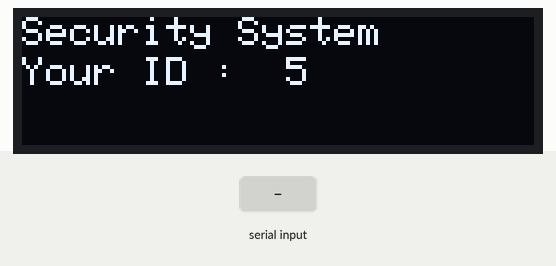
Recording of a sketch running on a simulated Arduino Uno, built with avr-gcc and run on an emulated ATmega328P. Shown: 128×32 one-colour display. Inputs (shaded band) come from the test bench. The modem accepts every AT command (registered, SIM ready, sends succeed) and sends nothing else; what the sketch prints to the serial monitor is not drawn.

Above: at 14.0 s.
14.1 s: "bt_check" received over the second serial link
At 15.0 s:
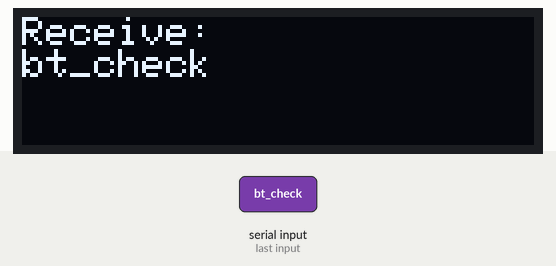
15.8 s: "login" received over the second serial link
At 16.7 s:
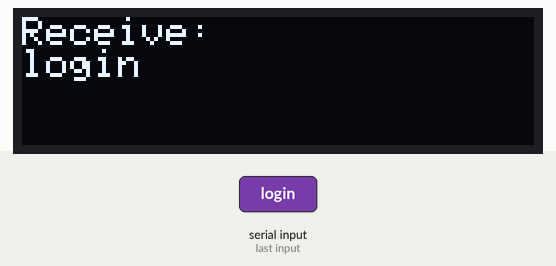
17.3 s: "receive" received over the second serial link
At 18.4 s:
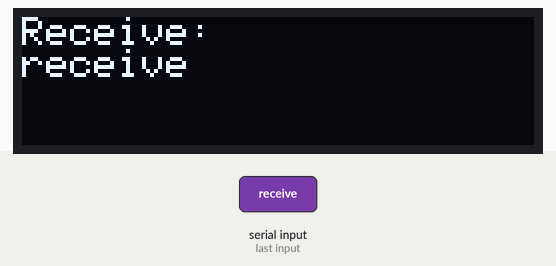
18.8 s: "1" received over the second serial link
At 20.0 s:
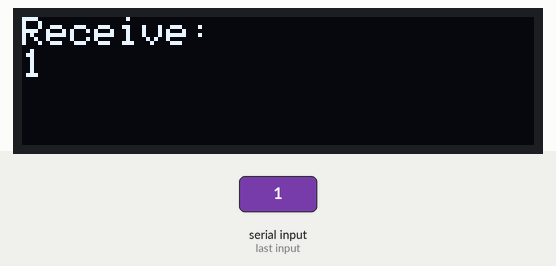
20.3 s: "bt_check" received over the second serial link
At 21.8 s:
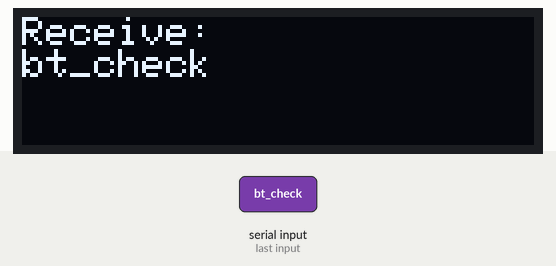
Timing chart, 0 to 22.8 s (numbered marks = the images above; inputs shaded):
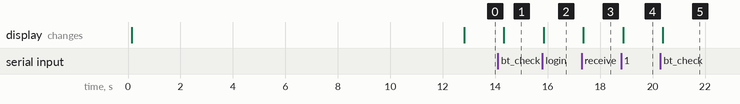

Measured:
- after the input at 14.1 s, the display: changes after 0.23 s (image 1)
- after the input at 15.8 s, the display: changes after 0.05 s (image 2)
- after the input at 17.3 s, the display: changes after 0.06 s (image 3)
- after the input at 18.8 s, the display: changes after 0.08 s (image 4)
- after the input at 20.3 s, the display: changes after 0.09 s (image 5)

The sketch:

security-system-ble_unfinished.ino
```cpp
#include <SoftwareSerial.h>
SoftwareSerial mySerial(2, 3); // RX, TX

#include <SPI.h>
#include <Wire.h>
#include <Adafruit_GFX.h>
#include <Adafruit_SSD1306.h>

#define SCREEN_WIDTH 128 // OLED display width, in pixels
#define SCREEN_HEIGHT 32 // OLED display height, in pixels
#define OLED_RESET     -1 // Reset pin # (or -1 if sharing Arduino reset pin)
#define SCREEN_ADDRESS 0x3C ///< See datasheet for Address; 0x3D for 128x64, 0x3C for 128x32

Adafruit_SSD1306 display(SCREEN_WIDTH, SCREEN_HEIGHT, &Wire, OLED_RESET);

char val = 5;
void setup() {
  // put your setup code here, to run once:
  mySerial.begin(9600);
  Serial.begin(9600);

  if (!display.begin(SSD1306_SWITCHCAPVCC, SCREEN_ADDRESS)) {
    Serial.println(F("SSD1306 allocation failed"));
    for (;;); // Don't proceed, loop forever
  }

  sendCommand("AT");
  sendCommand("AT+VERSION");
  sendCommand("AT+ROLE0");
  sendCommand("AT+UUID0xFFE0");
  sendCommand("AT+CHAR0xFFE1");
  sendCommand("AT+NAMEBleArdUno");
  oled("login", "", val, NULL);
}

void sendCommand(const char * command) {
  Serial.print("Command send :");
  Serial.println(command);
  mySerial.println(command);
  //wait some time
  delay(100);

  char reply[100];
  int i = 0;
  while (mySerial.available()) {
    reply[i] = mySerial.read();
    i += 1;
  }
  //end the string
  reply[i] = '\0';
  oled("bt_check", reply, NULL, NULL);
  delay(2000);
  Serial.print(reply);
  Serial.println("Reply successful");


}

void readSerial() {
  char reply[50];
  int i = 0;
  while (mySerial.available()) {
    reply[i] = mySerial.read();
    i += 1;
  }
  //end the string
  reply[i] = '\0';
  if (strlen(reply) > 0) {
    oled("receive", reply, NULL, NULL);
    Serial.println(reply);
    Serial.println("Houston we have a signal!");
  }
}

void oled(String type, String reply, byte id, byte pass) {

  if (type == "bt_check") {
    display.clearDisplay();
    display.setTextSize(1);
    display.setTextColor(SSD1306_WHITE);
    display.setCursor(0, 0);
    display.println("response: ");
    display.setCursor(0, 10);
    display.println(reply);
    display.display();
  }
  if (type == "login") {
    display.clearDisplay();
    display.setTextSize(1);
    display.setTextColor(SSD1306_WHITE);
    display.setCursor(0, 0);
    display.println("Security System");
    display.setCursor(0, 10);
    display.print("Your ID : ");
    display.print(" ");
    display.print(id);
    display.display();
  }
  if (type == "receive") {
    display.clearDisplay();
    display.setTextSize(1);
    display.setTextColor(SSD1306_WHITE);
    display.setCursor(0, 0);
    display.println("Receive: ");
    display.println(reply);
    display.display();
  }

}

void loop() {
  // put your main code here, to run repeatedly:
  readSerial();
  delay(500);

}
```
